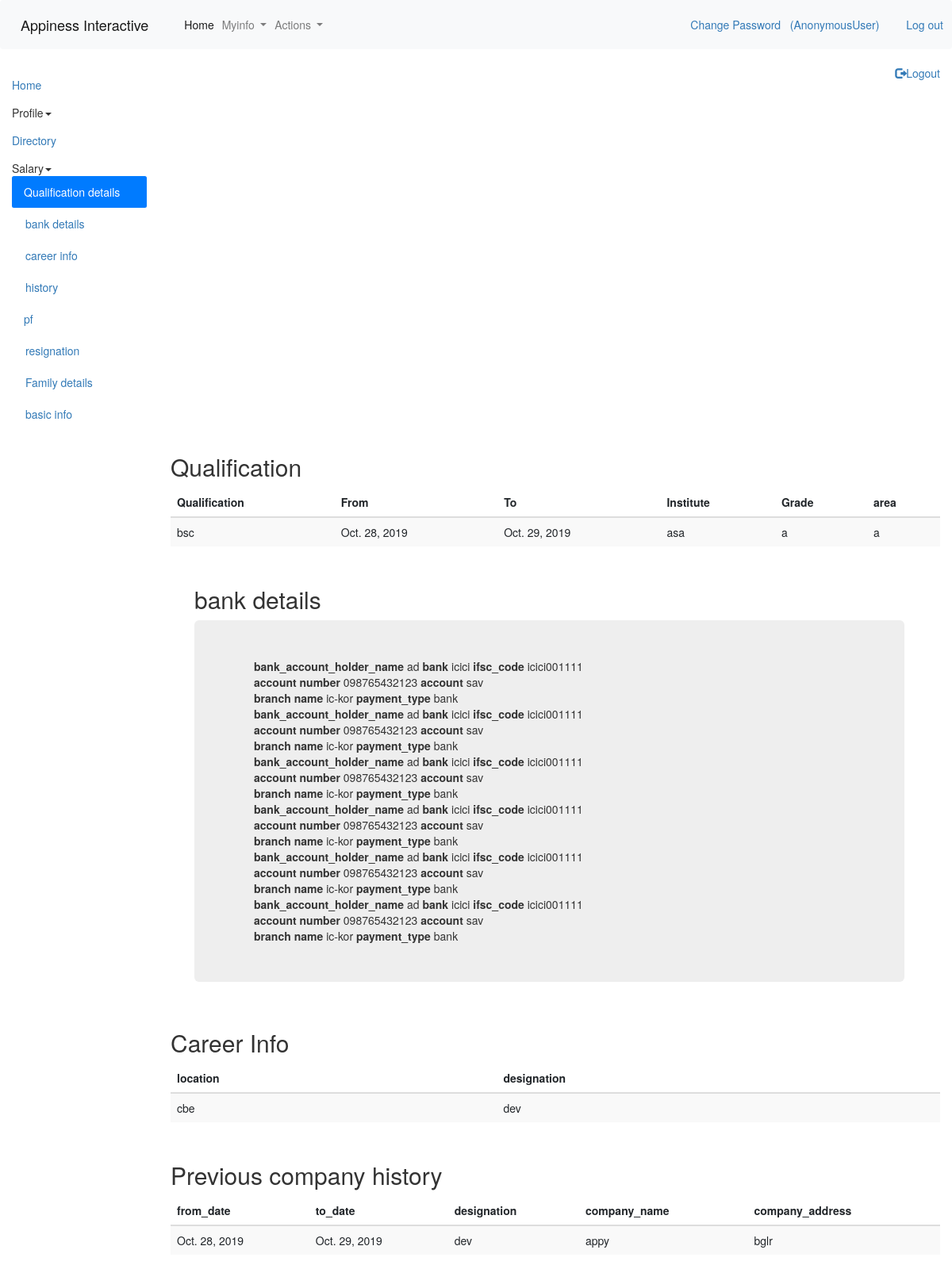
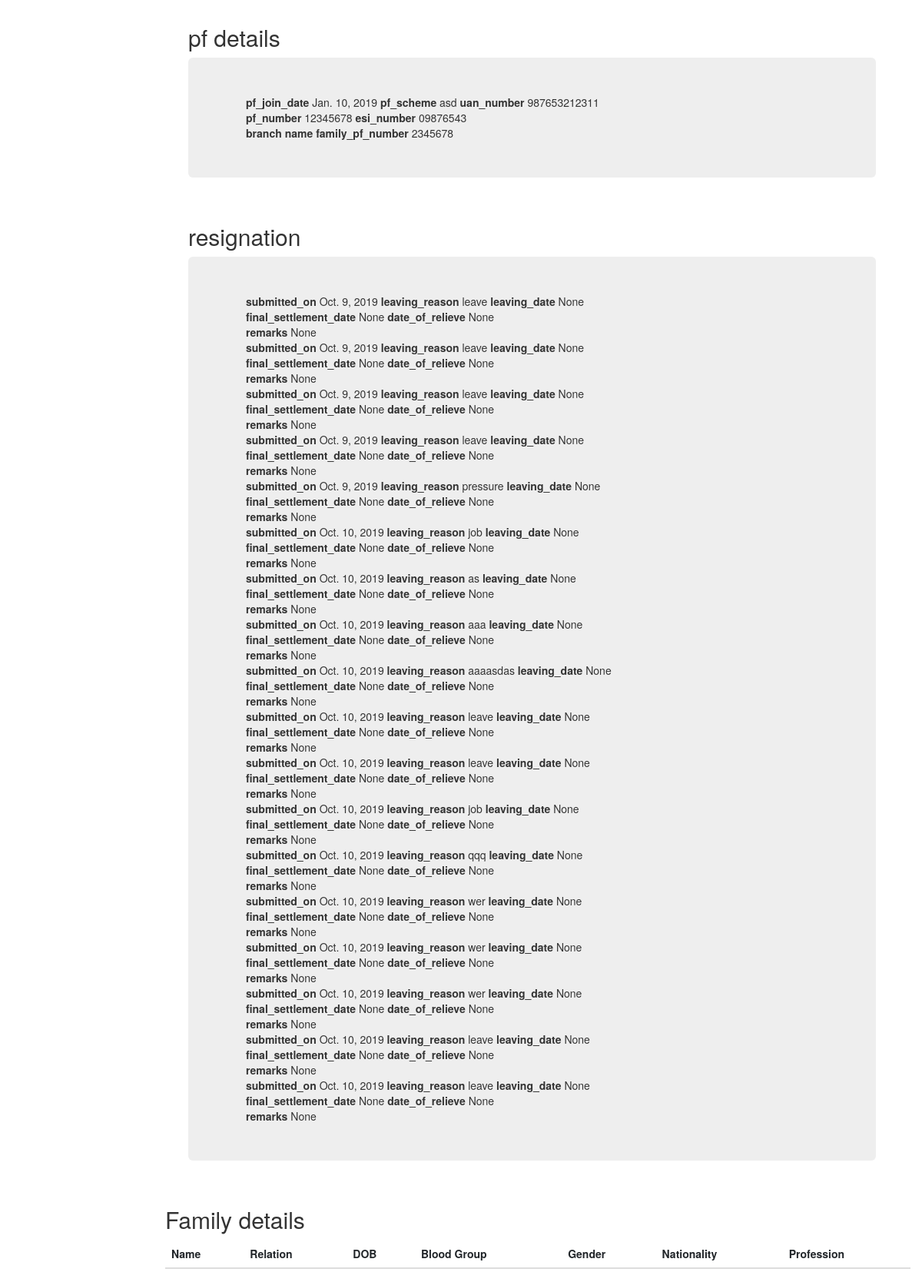
/employee/info/ (signed in, upper part), run on the app's committed database (2 pictures, top to bottom).
### employee/models.py (models this page shows, shortened)
class Qualificationdetails(models.Model):
    user = models.ForeignKey(Employee, on_delete=models.CASCADE)
    qualification= models.CharField(max_length=60)
    from_date = models.DateField()
    to_date = models.DateField()
    institute = models.CharField(max_length=120)
    grade = models.CharField(max_length=40)
    qualification_area = models.CharField(max_length=40)
    active_flag = models.BooleanField(('active'), default=True)
    created_on = models.DateTimeField(auto_now_add=True)
    modified_on = models.DateTimeField(auto_now=True)

class Bankdetails(models.Model):
    user= models.ForeignKey(Employee, on_delete=models.CASCADE)
    bank_name = models.CharField(max_length=40)
    ifsc_code = models.CharField(max_length=11, validators=[RegexValidator(regex='^.{11}$', message='IFSC code should be 11 digits', code='nomatch')])
    bank_account_holder_name = models.CharField(max_length=32)
    bank_account_number = models.CharField(max_length=20)
    branch_name = models.CharField(max_length=32)
    account_type = models.CharField(max_length=20)
    payment_type = models.CharField(max_length=20)
    active_flag = models.BooleanField(('active'), default=True)
    created_on = models.DateTimeField(auto_now_add=True)
    modified_on = models.DateTimeField(auto_now=True)

class Careerinfo(models.Model):
    user = models.ForeignKey(Employee, on_delete=models.CASCADE)
    location = models.CharField(max_length=40)
    designation = models.CharField(max_length=40)
    active_flag = models.BooleanField(('active'), default=True)
    created_on = models.DateTimeField(auto_now_add=True)
    modified_on = models.DateTimeField(auto_now=True)

class EmployeeHistory(models.Model):
    user = models.ForeignKey(Employee, on_delete=models.CASCADE)
    from_date = models.DateField()
    to_date = models.DateField()
    designation = models.CharField(max_length=40)
    company_name = models.CharField(max_length=40)
    company_address = models.CharField(max_length=120)
    active_flag = models.BooleanField(('active'), default=True)
    created_on = models.DateTimeField(auto_now_add=True)
    modified_on = models.DateTimeField(auto_now=True)

class PFdetails(models.Model):
    user = models.ForeignKey(Employee, on_delete=models.CASCADE)
    pf_join_date = models.DateField()
    pf_scheme = models.CharField(max_length=30)
    uan_number = models.CharField(max_length=12, validators=[RegexValidator(regex='^.{12}$', message='UAN number should be 12 digits', code='nomatch')])
    pf_number = models.CharField(max_length=32)
    esi_number = models.CharField(max_length=20)
    family_pf_number = models.CharField(max_length=32)
    active_flag = models.BooleanField(('active'), default=True)
    created_on = models.DateTimeField(auto_now_add=True)
    modified_on = models.DateTimeField(auto_now=True)

class Resignation(models.Model):
    user = models.ForeignKey(Employee, on_delete=models.CASCADE)
    submitted_on = models.DateField()
    leaving_reason = models.CharField(max_length=120)
    leaving_date = models.DateField(null=True, blank=True)
    final_settlement_date = models.DateField(null=True,blank=True)
    date_of_relieve = models.DateField(null=True,blank=True)
    remarks = models.CharField(max_length=120, null=True, blank=True)
    active_flag = models.BooleanField(('active'), default=True)
    created_on = models.DateTimeField(auto_now_add=True)
    modified_on = models.DateTimeField(auto_now=True)

### employee/views.py (the view)
def employee_information(request):
    user = request.session['obj']
    emp_id = get_object_or_404(Employee, id=user)
    print(emp_id.employee_id)
    basic_info = Employee.objects.filter(employee_id = emp_id.employee_id)
    bank = Bankdetails.objects.filter(user=emp_id)
    pf = PFdetails.objects.filter(user=emp_id)
    qualification = Qualificationdetails.objects.filter(user=emp_id)
    resignation = Resignation.objects.filter(user=emp_id)
    career = Careerinfo.objects.filter(user=emp_id)
    history = EmployeeHistory.objects.filter(user=emp_id)
    family = Familydetails.objects.filter(user=emp_id)
    context = { 'basic_info' : basic_info, 'bank':bank, 'pf':pf, 'qualification': qualification, 'resignation': resignation, 'career': career, 'history':history, 'family': family}
    return render(request, 'employee_information.html', context)

### templates/employee_information.html (shortened to what this page needs)
{% extends "base.html" %}
    {% block content %}
    <div class="container-fluid">
      <div class="row">
        <nav class="col-sm-3 col-md-2 hidden-xs-down bg-faded sidebar">
          <ul class="nav nav-pills flex-column">
            <li class="nav-item">
              <a class="nav-link active" href="#qualification">Qualification details <span class="sr-only">(current)</span></a>
            </li>
            <li class="nav-item">
              <a class="nav-link" href="#bank">bank details</a>
            </li>
            <li class="nav-item">
              <a class="nav-link" href="#career">career info</a>
            </li>
            <li class="nav-item">
              <a class="nav-link" href="#history">history</a>
            </li>
          </ul>
          <ul class="nav nav-pills flex-column">
            <li class="nav-item">
              <a class="nav-link" href="#pf">pf</a>
            </li>
            <li class="nav-item">
              <a class="nav-link" href="#resignation">resignation</a>
            </li>
            <li class="nav-item">
              <a class="nav-link" href="#family">Family details</a>
            </li>
            <li class="nav-item">
              <a class="nav-link" href="#basic_info">basic info</a>
            </li>
          </ul>
        </nav>
        <main class="col-sm-9 offset-sm-3 col-md-10 offset-md-2 pt-3">
          <h2>Qualification</h2>
          <div class="table-responsive">
            <table  id="qualification" class="table table-striped">
              <thead>
                <tr>
                  <th>Qualification</th>
                  <th>From</th>
                  <th>To</th>
                  <th>Institute</th>
                    <th>Grade</th>
                  <th>area</th>
                </tr>
              </thead>
              <tbody>
                <tr>
                    {% for data in qualification %}
                  <td>{{data.qualification}}</td>
                  <td>{{data.from_date}}</td>
                  <td>{{data.to_date}}</td>
                  <td>{{data.institute}}</td>
                  <td>{{data.grade}}</td>
                  <td>{{data.qualification_area}}</td>
                    {% endfor %}
                </tr>
              </tbody>
            </table>
          </div>
        </main>
          <div class="container">
           <main class="col-sm-9 offset-sm-3 col-md-10 offset-md-2 pt-3">
            <h2>bank details</h2>
          <div class="jumbotron" id="bank">
              {% for data in bank %}
            <div class="container">
              <b>bank_account_holder_name</b>
              {{data.bank_account_holder_name}}
                  <b>bank</b>
                    {{data.bank_name}}
              <b>ifsc_code</b>
                  {{data.ifsc_code}}<br>
                  <b>account number</b>
                  {{data.bank_account_number}}
              <b>account</b>
                    {{data.account_type}}
               <br> <b>branch name</b>
                  {{data.branch_name}}
              <b>payment_type</b>
                    {{data.payment_type}}
              <br>
             </div>
              {% endfor %}
          </div>
                  </main>
          </div>
          <main class="col-sm-9 offset-sm-3 col-md-10 offset-md-2 pt-3">
              <div class="table-responsive">
             <h2>Career Info</h2>
            <table  id="career" class="table table-striped">
              <thead>
                <tr>
                  <th>location</th>
                  <th>designation</th>
                </tr>
              </thead>
              <tbody>
                <tr>
                    {% for data in career %}
                  <td>{{data.location}}</td>
                  <td>{{data.designation}}</td>
                    {% endfor %}
                </tr>
              </tbody>
            </table>
          </div>
          </main>
           <main class="col-sm-9 offset-sm-3 col-md-10 offset-md-2 pt-3">
                <h2>Previous company history</h2>
              <div class="table-responsive">
            <table  id="history" class="table table-striped">
              <thead>
                <tr>
                  <th>from_date</th>
                  <th>to_date</th>
                  <th>designation</th>
                  <th>company_name</th>
                  <th>company_address</th>
                </tr>
              </thead>
              <tbody>
                <tr>
                    {% for data in history %}
                  <td>{{data.from_date}}</td>
                  <td>{{data.to_date}}</td>
                  <td>{{data.designation}}</td>
                  <td>{{data.company_name}}</td>
                  <td>{{data.company_address}}</td>
                    {% endfor %}
                </tr>
              </tbody>
            </table>
          </div>
          </main>
    <div class="container">
           <main class="col-sm-9 offset-sm-3 col-md-10 offset-md-2 pt-3">
            <h2>pf details</h2>
          <div class="jumbotron" id="pf">
              {% for data in pf %}
            <div class="container">
              <b>pf_join_date</b>
              {{data.pf_join_date}}
                  <b>pf_scheme</b>
                    {{data.pf_scheme}}
              <b>uan_number</b>
                  {{data.uan_number}}<br>
                  <b>pf_number</b>
                  {{data.pf_number}}
              <b>esi_number</b>
                    {{data.esi_number}}
               <br> <b>branch name</b>
              <b>family_pf_number</b>
                    {{data.family_pf_number}}
              <br>
             </div>
              {% endfor %}
          </div>
                  </main>
          </div>
              <div class="container">
           <main class="col-sm-9 offset-sm-3 col-md-10 offset-md-2 pt-3">
            <h2>resignation</h2>
          <div class="jumbotron" id="resignation">
              {% for data in resignation %}
            <div class="container">
              <b>submitted_on</b>
              {{data.submitted_on}}
                  <b>leaving_reason</b>
                    {{data.leaving_reason}}
              <b>leaving_date</b>
                  {{data.leaving_date}}<br>
                  <b>final_settlement_date</b>
                  {{data.final_settlement_date}}
              <b>date_of_relieve</b>
                    {{data.date_of_relieve}}
               <br> <b>remarks</b>
                  {{data.remarks}}
              <br>
             </div>
              {% endfor %}
          </div>
                  </main>
          </div>
            <main class="col-sm-9 offset-sm-3 col-md-10 offset-md-2 pt-3">
                            <h2>Family details</h2>
              <div class="table-responsive">
            <table  id="family" class="table table-striped">
              <thead>
                <tr>
                  <th>Name</th>
                  <th>Relation</th>
                  <th>DOB</th>
                  <th>Blood Group</th>
                  <th>Gender</th>
                    <th>Nationality</th>
                    <th>Profession</th>
                </tr>
              </thead>
            </table>
          </div>
          </main>
    </div>
    {% endblock %}

### templates/base.html (style rules this page uses)
body { margin: 0; font-family: Arial, Helvetica, sans-serif; }

### data on the page
Qualificationdetails: qualification "bsc", from_date "Oct. 28, 2019", to_date "Oct. 29, 2019", institute "asa", grade "a", qualification_area "a"
Bankdetails: bank_account_holder_name "ad", bank_name "icici", ifsc_code "icici001111", bank_account_number "098765432123", account_type "sav", branch_name "ic-kor", payment_type "bank"
Bankdetails: bank_account_holder_name "ad", bank_name "icici", ifsc_code "icici001111", bank_account_number "098765432123", account_type "sav", branch_name "ic-kor", payment_type "bank"
Bankdetails: bank_account_holder_name "ad", bank_name "icici", ifsc_code "icici001111", bank_account_number "098765432123", account_type "sav", branch_name "ic-kor", payment_type "bank"
Bankdetails: bank_account_holder_name "ad", bank_name "icici", ifsc_code "icici001111", bank_account_number "098765432123", account_type "sav", branch_name "ic-kor", payment_type "bank"
Bankdetails: bank_account_holder_name "ad", bank_name "icici", ifsc_code "icici001111", bank_account_number "098765432123", account_type "sav", branch_name "ic-kor", payment_type "bank"
Bankdetails: bank_account_holder_name "ad", bank_name "icici", ifsc_code "icici001111", bank_account_number "098765432123", account_type "sav", branch_name "ic-kor", payment_type "bank"
Careerinfo: location "cbe", designation "dev"
EmployeeHistory: from_date "Oct. 28, 2019", to_date "Oct. 29, 2019", designation "dev", company_name "appy", company_address "bglr"
PFdetails: pf_join_date "Jan. 10, 2019", pf_scheme "asd", uan_number "987653212311", pf_number "12345678", esi_number "09876543", family_pf_number "2345678"
Resignation: submitted_on "Oct. 9, 2019", leaving_reason "leave", leaving_date "None", final_settlement_date "None", date_of_relieve "None", remarks "None"
Resignation: submitted_on "Oct. 9, 2019", leaving_reason "leave", leaving_date "None", final_settlement_date "None", date_of_relieve "None", remarks "None"
Resignation: submitted_on "Oct. 9, 2019", leaving_reason "leave", leaving_date "None", final_settlement_date "None", date_of_relieve "None", remarks "None"
Resignation: submitted_on "Oct. 9, 2019", leaving_reason "leave", leaving_date "None", final_settlement_date "None", date_of_relieve "None", remarks "None"
Resignation: submitted_on "Oct. 9, 2019", leaving_reason "pressure", leaving_date "None", final_settlement_date "None", date_of_relieve "None", remarks "None"
Resignation: submitted_on "Oct. 10, 2019", leaving_reason "job", leaving_date "None", final_settlement_date "None", date_of_relieve "None", remarks "None"
Resignation: submitted_on "Oct. 10, 2019", leaving_reason "as", leaving_date "None", final_settlement_date "None", date_of_relieve "None", remarks "None"
Resignation: submitted_on "Oct. 10, 2019", leaving_reason "aaa", leaving_date "None", final_settlement_date "None", date_of_relieve "None", remarks "None"
Resignation: submitted_on "Oct. 10, 2019", leaving_reason "aaaasdas", leaving_date "None", final_settlement_date "None", date_of_relieve "None", remarks "None"
Resignation: submitted_on "Oct. 10, 2019", leaving_reason "leave", leaving_date "None", final_settlement_date "None", date_of_relieve "None", remarks "None"
Resignation: submitted_on "Oct. 10, 2019", leaving_reason "leave", leaving_date "None", final_settlement_date "None", date_of_relieve "None", remarks "None"
Resignation: submitted_on "Oct. 10, 2019", leaving_reason "job", leaving_date "None", final_settlement_date "None", date_of_relieve "None", remarks "None"
Resignation: submitted_on "Oct. 10, 2019", leaving_reason "qqq", leaving_date "None", final_settlement_date "None", date_of_relieve "None", remarks "None"
Resignation: submitted_on "Oct. 10, 2019", leaving_reason "wer", leaving_date "None", final_settlement_date "None", date_of_relieve "None", remarks "None"
Resignation: submitted_on "Oct. 10, 2019", leaving_reason "wer", leaving_date "None", final_settlement_date "None", date_of_relieve "None", remarks "None"
Resignation: submitted_on "Oct. 10, 2019", leaving_reason "wer", leaving_date "None", final_settlement_date "None", date_of_relieve "None", remarks "None"
Resignation: submitted_on "Oct. 10, 2019", leaving_reason "leave", leaving_date "None", final_settlement_date "None", date_of_relieve "None", remarks "None"
Resignation: submitted_on "Oct. 10, 2019", leaving_reason "leave", leaving_date "None", final_settlement_date "None", date_of_relieve "None", remarks "None"

### other printed values
{{ user }} "AnonymousUser"
